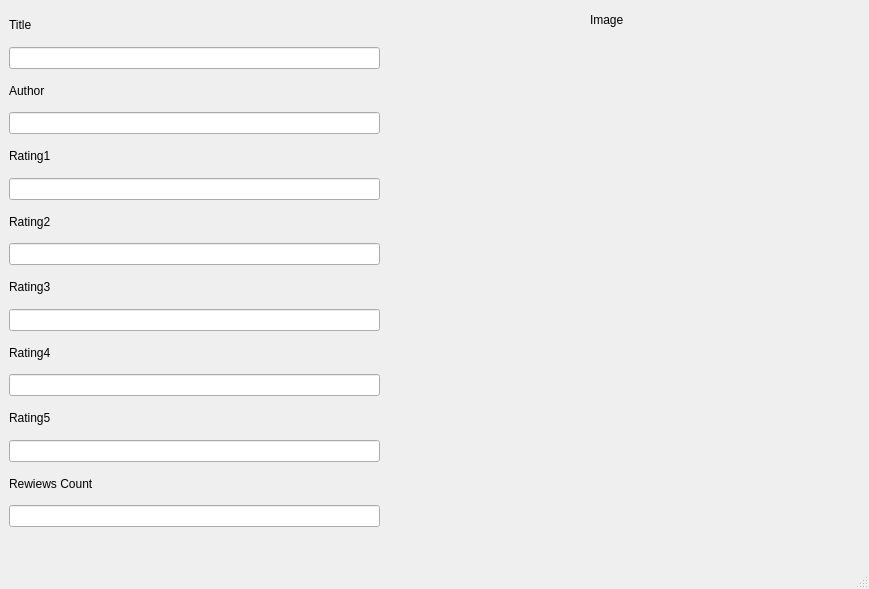
<?xml version="1.0" encoding="UTF-8"?>
<ui version="4.0">
 <class>SecWindow</class>
 <widget class="QMainWindow" name="SecWindow">
  <property name="geometry">
   <rect>
    <x>0</x>
    <y>0</y>
    <width>869</width>
    <height>589</height>
   </rect>
  </property>
  <property name="windowTitle">
   <string>MainWindow</string>
  </property>
  <widget class="QWidget" name="centralwidget">
   <widget class="QWidget" name="verticalLayoutWidget">
    <property name="geometry">
     <rect>
      <x>9</x>
      <y>9</y>
      <width>371</width>
      <height>518</height>
     </rect>
    </property>
    <layout class="QVBoxLayout" name="verticalLayout">
     <item>
      <widget class="QLabel" name="label">
       <property name="text">
        <string>Title</string>
       </property>
      </widget>
     </item>
     <item>
      <widget class="QLineEdit" name="lineEdit_9">
       <property name="readOnly">
        <bool>true</bool>
       </property>
      </widget>
     </item>
     <item>
      <widget class="QLabel" name="label_2">
       <property name="text">
        <string>Author</string>
       </property>
      </widget>
     </item>
     <item>
      <widget class="QLineEdit" name="lineEdit_8">
       <property name="readOnly">
        <bool>true</bool>
       </property>
      </widget>
     </item>
     <item>
      <widget class="QLabel" name="label_3">
       <property name="text">
        <string>Rating1</string>
       </property>
      </widget>
     </item>
     <item>
      <widget class="QLineEdit" name="lineEdit_7">
       <property name="readOnly">
        <bool>true</bool>
       </property>
      </widget>
     </item>
     <item>
      <widget class="QLabel" name="label_4">
       <property name="text">
        <string>Rating2</string>
       </property>
      </widget>
     </item>
     <item>
      <widget class="QLineEdit" name="lineEdit_6">
       <property name="readOnly">
        <bool>true</bool>
       </property>
      </widget>
     </item>
     <item>
      <widget class="QLabel" name="label_5">
       <property name="text">
        <string>Rating3</string>
       </property>
      </widget>
     </item>
     <item>
      <widget class="QLineEdit" name="lineEdit_5">
       <property name="readOnly">
        <bool>true</bool>
       </property>
      </widget>
     </item>
     <item>
      <widget class="QLabel" name="label_6">
       <property name="text">
        <string>Rating4</string>
       </property>
      </widget>
     </item>
     <item>
      <widget class="QLineEdit" name="lineEdit_4">
       <property name="readOnly">
        <bool>true</bool>
       </property>
      </widget>
     </item>
     <item>
      <widget class="QLabel" name="label_7">
       <property name="text">
        <string>Rating5</string>
       </property>
      </widget>
     </item>
     <item>
      <widget class="QLineEdit" name="lineEdit_2">
       <property name="readOnly">
        <bool>true</bool>
       </property>
      </widget>
     </item>
     <item>
      <widget class="QLabel" name="label_8">
       <property name="text">
        <string>Rewiews Count</string>
       </property>
      </widget>
     </item>
     <item>
      <widget class="QLineEdit" name="lineEdit_3">
       <property name="readOnly">
        <bool>true</bool>
       </property>
      </widget>
     </item>
    </layout>
   </widget>
   <widget class="QWidget" name="verticalLayoutWidget_2">
    <property name="geometry">
     <rect>
      <x>450</x>
      <y>30</y>
      <width>401</width>
      <height>491</height>
     </rect>
    </property>
    <layout class="QVBoxLayout" name="verticalLayout_2">
     <item>
      <widget class="QLabel" name="coverLabel">
       <property name="text">
        <string/>
       </property>
      </widget>
     </item>
    </layout>
   </widget>
   <widget class="QLabel" name="label_9">
    <property name="geometry">
     <rect>
      <x>590</x>
      <y>10</y>
      <width>71</width>
      <height>20</height>
     </rect>
    </property>
    <property name="text">
     <string>Image</string>
    </property>
   </widget>
  </widget>
  <widget class="QMenuBar" name="menubar">
   <property name="geometry">
    <rect>
     <x>0</x>
     <y>0</y>
     <width>869</width>
     <height>21</height>
    </rect>
   </property>
  </widget>
  <widget class="QStatusBar" name="statusbar"/>
 </widget>
 <resources/>
 <connections/>
</ui>
